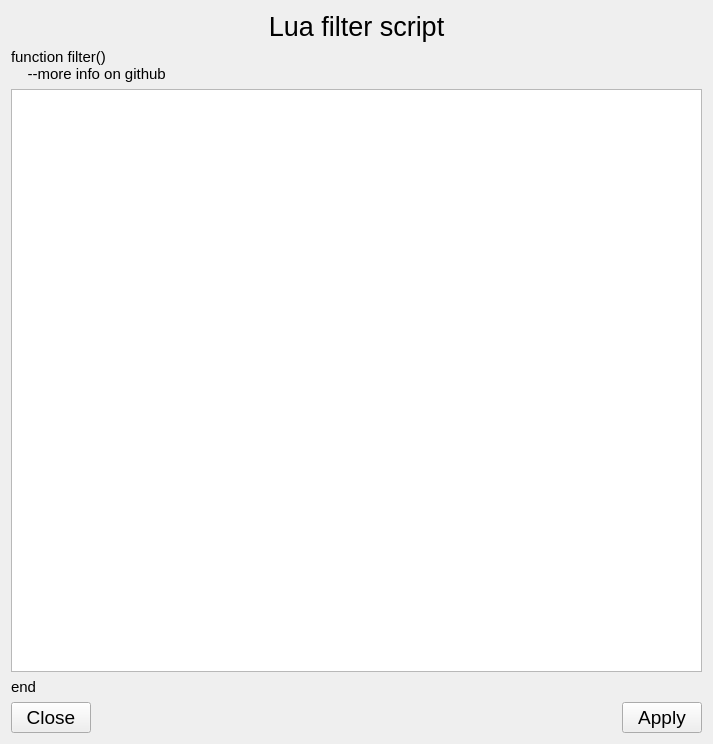
<?xml version="1.0" encoding="UTF-8"?>
<ui version="4.0">
 <class>LuaInput</class>
 <widget class="QWidget" name="LuaInput">
  <property name="geometry">
   <rect>
    <x>0</x>
    <y>0</y>
    <width>713</width>
    <height>744</height>
   </rect>
  </property>
  <property name="windowTitle">
   <string>Form</string>
  </property>
  <layout class="QVBoxLayout" name="verticalLayout">
   <item>
    <widget class="QLabel" name="label_title">
     <property name="sizePolicy">
      <sizepolicy hsizetype="Preferred" vsizetype="Maximum">
       <horstretch>0</horstretch>
       <verstretch>0</verstretch>
      </sizepolicy>
     </property>
     <property name="font">
      <font>
       <pointsize>20</pointsize>
      </font>
     </property>
     <property name="text">
      <string>Lua filter script</string>
     </property>
     <property name="alignment">
      <set>Qt::AlignCenter</set>
     </property>
    </widget>
   </item>
   <item>
    <widget class="QLabel" name="label_signature">
     <property name="font">
      <font>
       <pointsize>11</pointsize>
      </font>
     </property>
     <property name="text">
      <string>function filter()
    --more info on github</string>
     </property>
    </widget>
   </item>
   <item>
    <widget class="QPlainTextEdit" name="plainTextEdit_body">
     <property name="font">
      <font>
       <pointsize>11</pointsize>
      </font>
     </property>
     <property name="plainText">
      <string/>
     </property>
    </widget>
   </item>
   <item>
    <widget class="QLabel" name="label_end">
     <property name="font">
      <font>
       <pointsize>11</pointsize>
      </font>
     </property>
     <property name="text">
      <string>end</string>
     </property>
    </widget>
   </item>
   <item>
    <layout class="QHBoxLayout" name="horizontalLayout_footer">
     <item>
      <widget class="QPushButton" name="pushButton_close">
       <property name="font">
        <font>
         <pointsize>14</pointsize>
        </font>
       </property>
       <property name="text">
        <string>Close</string>
       </property>
      </widget>
     </item>
     <item>
      <spacer name="horizontalSpacer_footer">
       <property name="orientation">
        <enum>Qt::Horizontal</enum>
       </property>
       <property name="sizeHint" stdset="0">
        <size>
         <width>40</width>
         <height>20</height>
        </size>
       </property>
      </spacer>
     </item>
     <item>
      <widget class="QPushButton" name="pushButton_apply">
       <property name="font">
        <font>
         <pointsize>14</pointsize>
        </font>
       </property>
       <property name="text">
        <string>Apply</string>
       </property>
      </widget>
     </item>
    </layout>
   </item>
  </layout>
 </widget>
 <resources/>
 <connections/>
</ui>
